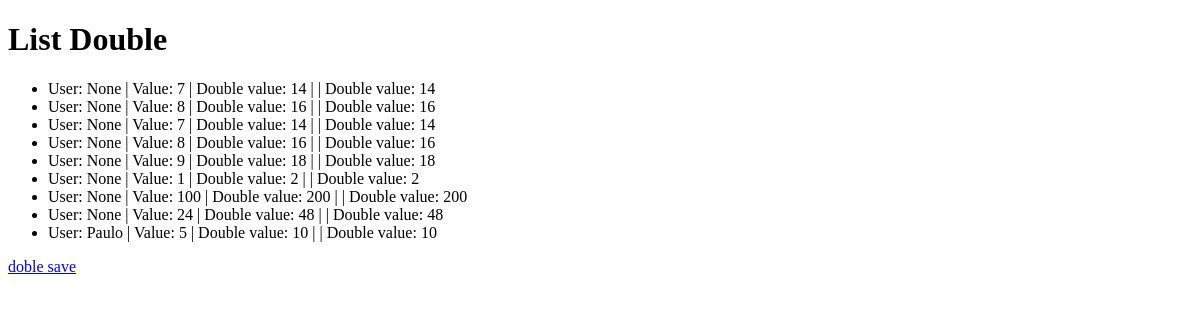
The app's page /core/double_list, older data.
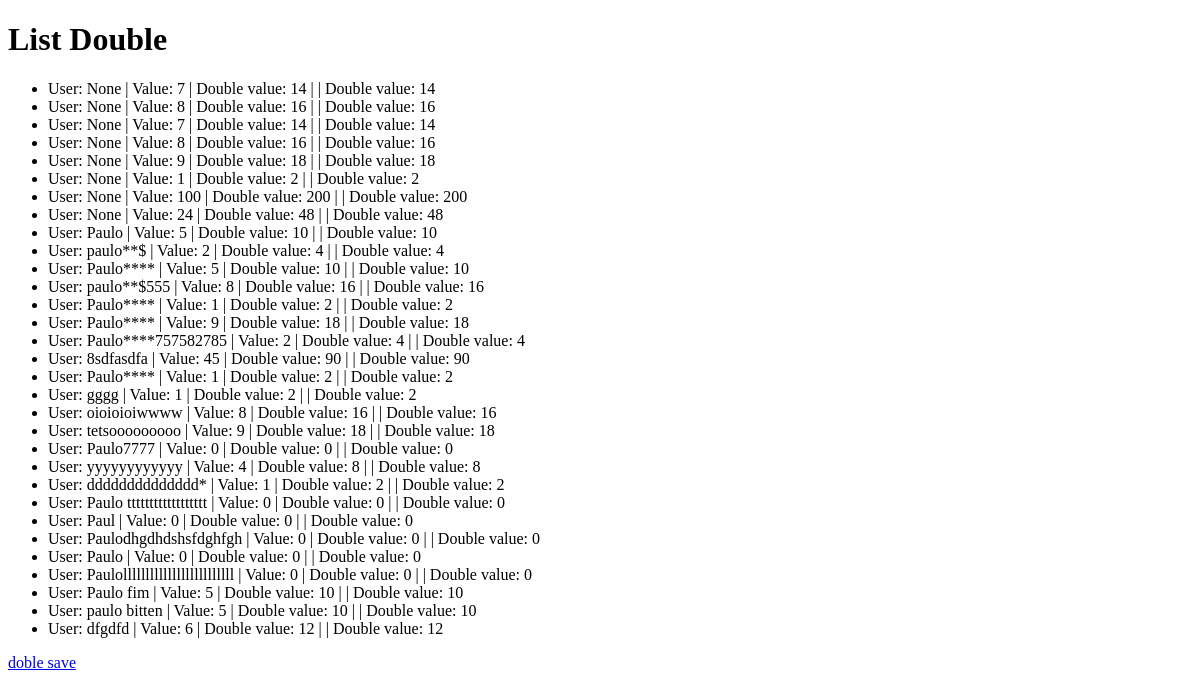
The same page, newer data.
### core/models.py (models this page shows, shortened)
class DoubleSave(models.Model):
    name = models.CharField(max_length=50, null=True)
    value = models.IntegerField()
    double_value = models.IntegerField(blank=True, default=0)
    date = models.DateTimeField(default=datetime.now(), blank=True, null=True)

### core/views.py (the view)
# urls.py: path('double_list', double_list, name='double_list'),
def double_list(request):
    double_data = DoubleSave.objects.all()
    return render(request, 'double_list.html', {'double_data': double_data})

### core/templates/double_list.html (shortened to what this page needs)
<!DOCTYPE html>
<html lang="en">
<head>
</head>
<body>
<h1>List Double</h1>
  <ul>
      {% for item in double_data %}
          <li>User: {{ item.name }} | Value: {{ item.value }} | Double value: {{ item.double_value }} | | Double value: {{ item.double_value }}</li>
        {% endfor %}
    </ul>
<a href="{% url 'double_save' %}">doble save</a>
</body>
</html>

Row changes from the older to the newer data that the page shows:
added DoubleSave: name "paulo**$", value "2", double_value "4"
added DoubleSave: name "Paulo****", value "5", double_value "10"
added DoubleSave: name "paulo**$555", value "8", double_value "16"
added DoubleSave: name "Paulo****", value "1", double_value "2"
added DoubleSave: name "Paulo****", value "9", double_value "18"
added DoubleSave: name "Paulo****757582785", value "2", double_value "4"
added DoubleSave: name "8sdfasdfa", value "45", double_value "90"
added DoubleSave: name "Paulo****", value "1", double_value "2"
added DoubleSave: name "gggg", value "1", double_value "2"
added DoubleSave: name "oioioioiwwww", value "8", double_value "16"
added DoubleSave: name "tetsooooooooo", value "9", double_value "18"
added DoubleSave: name "Paulo7777", value "0", double_value "0"
added DoubleSave: name "yyyyyyyyyyyy", value "4", double_value "8"
added DoubleSave: name "dddddddddddddd*", value "1", double_value "2"
added DoubleSave: name "Paulo tttttttttttttttttt", value "0", double_value "0"
added DoubleSave: name "Paul", value "0", double_value "0"
added DoubleSave: name "Paulodhgdhdshsfdghfgh", value "0", double_value "0"
added DoubleSave: name "Paulo", value "0", double_value "0"
added DoubleSave: name "Paulolllllllllllllllllllllllll", value "0", double_value "0"
added DoubleSave: name "Paulo fim", value "5", double_value "10"
added DoubleSave: name "paulo bitten", value "5", double_value "10"
added DoubleSave: name "dfgdfd", value "6", double_value "12"
